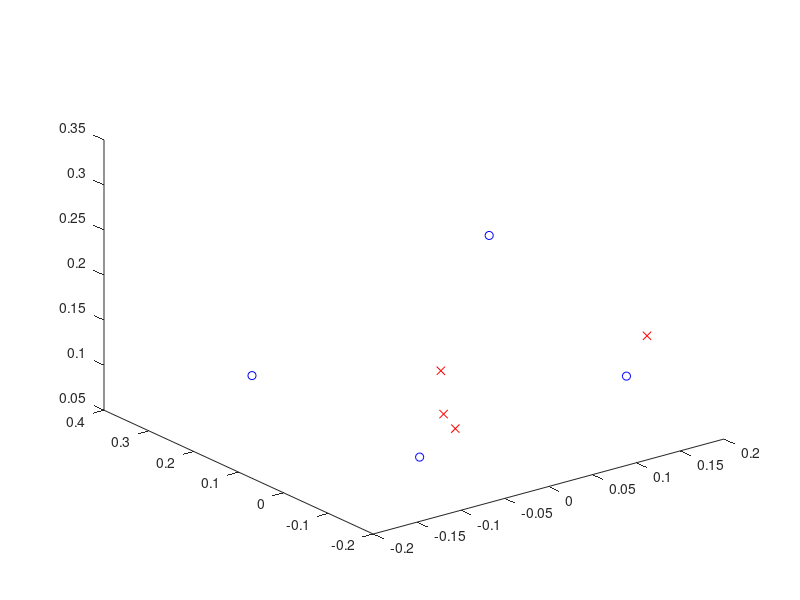

Write MATLAB code to recreate this figure.
function perform_calibration_tdes

% Load data
tmp = load('tdes_calib');
tdes = tmp.tdes;
clear tmp;

% Perform calibration
costFunction = @(x) calibration_cost(x,tdes.positions,tdes);
x0 = tdes.mics(:);
options = optimset('DerivativeCheck','off','Display','iter','GradObj','on');
xF = fminunc(costFunction,x0,options);
% fprintf('%1.4f  ',xF);
% fprintf('\n');
plot3(tdes.mics(:,1),tdes.mics(:,2),tdes.mics(:,3),'bo');
hold on
plot3(xF(1),xF(2),xF(3),'rx');
plot3(xF(4),xF(5),xF(6),'rx');
plot3(xF(7),xF(8),xF(9),'rx');
plot3(xF(10),xF(11),xF(12),'rx');
hold off

end

function [C,J] = calibration_cost(mics,positions,tdes)
% Fixed values
v = 334.2;

% Output variables
C = 0;
J = zeros(size(mics));

% Microphones
mic1 = mics(1:3);
mic2 = mics(4:6);
mic3 = mics(7:9);
mic4 = mics(10:12);

% Loop on the positions
for p = 1:size(positions,1),
    % Compute distances to microphones and normalized vectors
    v1 = positions(p,:) - mic1'; n1 = norm(v1,2); v1 = v1/n1;
    v2 = positions(p,:) - mic2'; n2 = norm(v2,2); v2 = v2/n2;
    v3 = positions(p,:) - mic3'; n3 = norm(v3,2); v3 = v3/n3;
    v4 = positions(p,:) - mic4'; n4 = norm(v4,2); v4 = v4/n4;

    % Build the true TDE
    ttde = zeros(1,size(tdes.bab{1,p},2));
    ttde(1) = (n1-n2)/v;
    ttde(2) = (n1-n3)/v;
    ttde(3) = (n1-n4)/v;
    
    % Build the jacobian matrix
    pJ = zeros(3,12);
    % V1
    pJ(1,1:3) = - v1;
    pJ(2,1:3) = - v1;
    pJ(3,1:3) = - v1;
    % V2
    pJ(1,4:6) = v2;
    % V3
    pJ(2,7:9) = v3;
    % V4
    pJ(3,10:12) = v4;
    
    % Provisional partial gradient
    auxJ = zeros(1,size(tdes.bab{1,p},2));
    % On the first group of tdes
    for ii = 1:size(tdes.bab{1,p},1),
        if isnan(tdes.bab{1,p}(ii,:)),
            continue;
        end
        C = C + norm(tdes.bab{1,p}(ii,:)-ttde,2).^2;
        auxJ = auxJ + tdes.bab{1,p}(ii,:) - v*ttde;
    end
%     % On the second group of tdes
%     for ii = 1:size(tdes.bab{1,p},1),
%         if isnan(tdes.dip{1,p}(ii,:)),
%             continue;
%         end
%         C = C + norm(tdes.dip{1,p}(ii,:)-ttde,2).^2;
%         auxJ = auxJ + tdes.dip{1,p}(ii,:) - v*ttde;
%     end
    
    % Multiply by pJ
    J = J + (auxJ * pJ)';
end

J = -2*J/v;

end